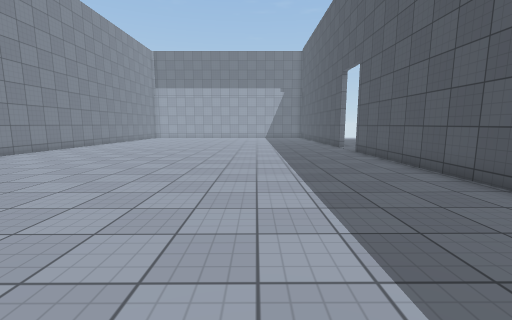
view 1 (above)

14 first-person views from a walk through a scene from a Unity 3-D project. The camera is 1.3 m above the floor, tilts 8° down and sees 90° across. The floor is counted in squares, 1 m on a side. Each view is taken from the middle of a square. On the plan, view 1 faces up. The plan holds only what a view shows up to about 13 squares ahead; the rest is blank. The place goes on beyond the plan. Surface patterns are stand-ins for the level's own textures.

view 2
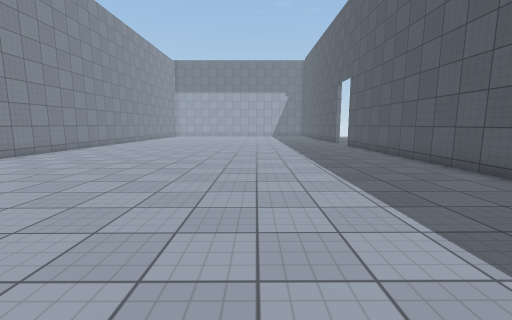

view 3
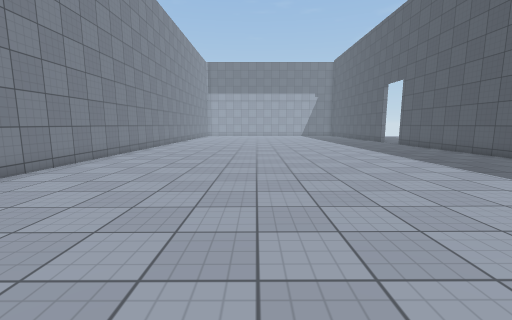

view 4
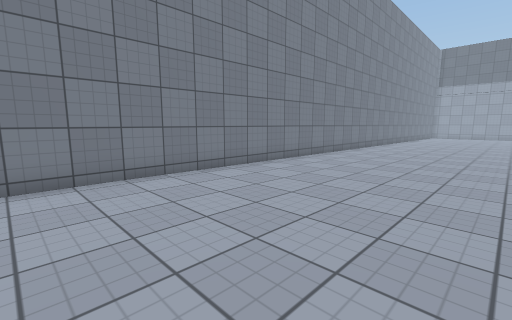

view 5
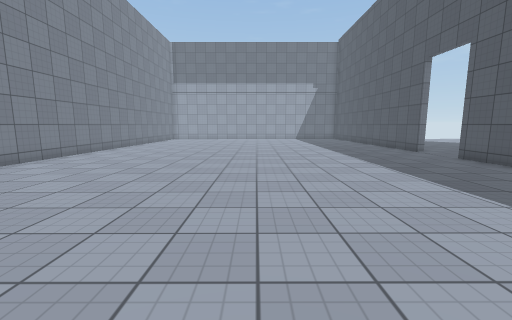

view 6
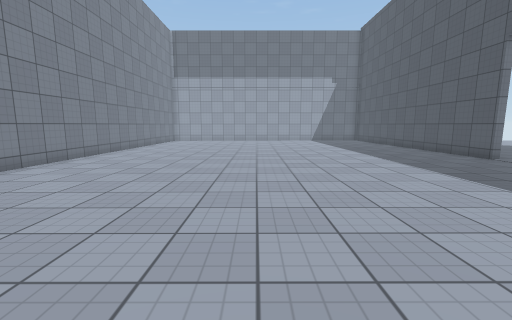

view 7
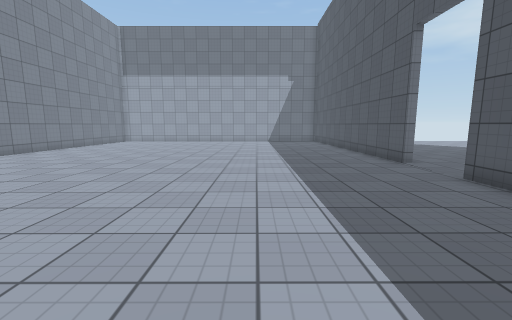

view 8
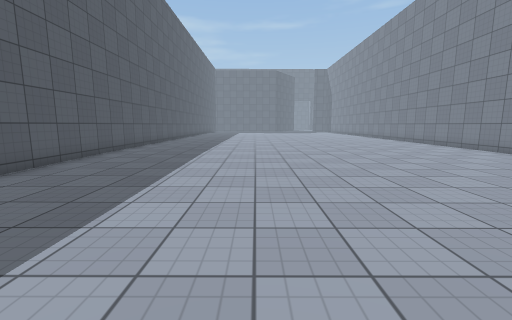

view 9
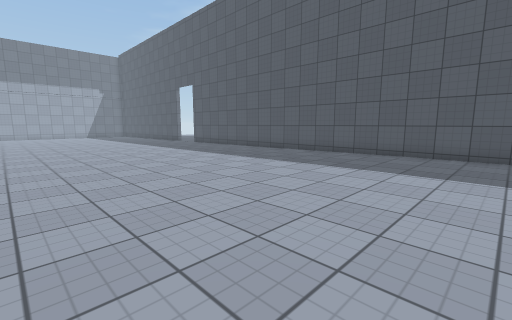

view 10
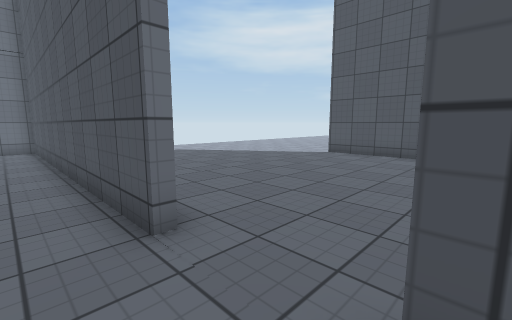

view 11
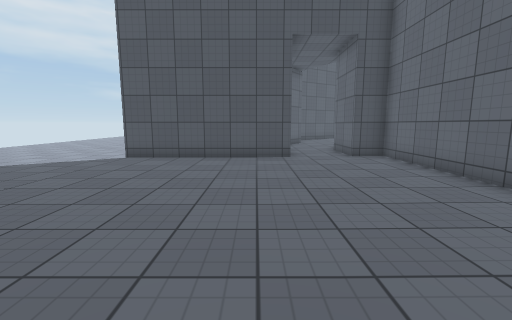

view 12
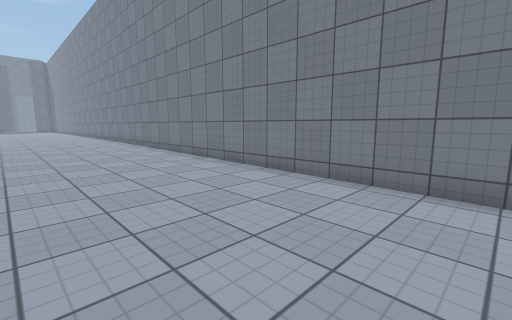

view 13
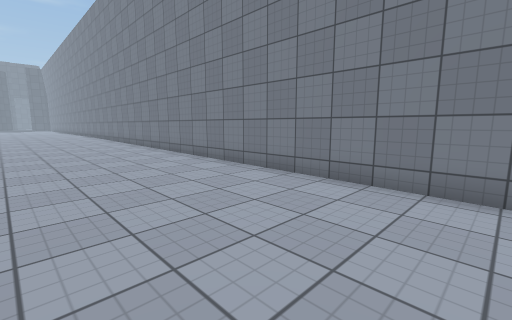

view 14
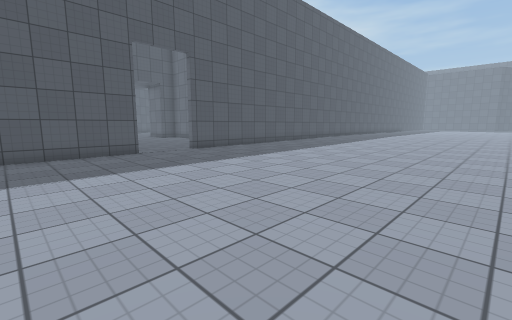

### Floor plan
Points are (right, up) in squares from view 1. A wall is a line through its corners. A room is listed if a view was taken in it or the views show most of it. See-through windows are left out.
Room 1 (views 1, 2, 3, 4, 5, 6, 7, 8, 9, 10, 12, 13, 14)
walls: (5.2, 15.8) (5.2, 20.5); (-11.4, 20.1) (-11.4, -5.2); (5.2, -5.2) (5.2, 13.4)
ways out: opening at (5, 14.5) to room 2
Room 2 (view 11)
walls: (14.9, 12.6) (14.9, 19.1); (9.8, 9.1) (14.9, 9.1) (14.9, 10.3) (17.4, 10.3)
ways out: opening at (5, 14.5) to room 1; opening at (15, 20)

Where each view was taken, in squares from view 1:
view 1: 0 up, 0 right, facing up
view 2: 4 down, 1 left, facing up
view 3: 5 down, 5 left, facing up
view 4: 5 down, 5 left, facing up-left
view 5: 3 up, 3 left, facing up
view 6: 6 up, 4 left, facing up
view 7: 7 up, 0 right, facing up
view 8: 8 up, 1 left, facing down
view 9: 5 down, 6 left, facing up-right
view 10: 13 up, 4 right, facing up-right
view 11: 14 up, 5 right, facing right
view 12: 14 up, 6 left, facing down-left
view 13: 20 up, 6 left, facing down-left
view 14: 20 up, 6 left, facing down-right
